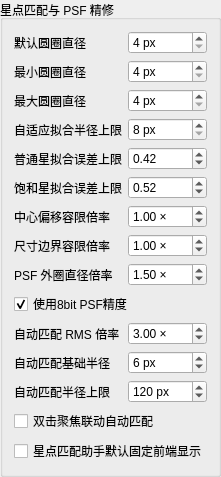
        <widget class="QGroupBox" name="groupBoxStarPicking">
         <property name="title"><string>星点匹配与 PSF 精修</string></property>
         <layout class="QFormLayout" name="formLayoutStarPicking">
          <property name="fieldGrowthPolicy"><enum>QFormLayout::AllNonFixedFieldsGrow</enum></property>
          <item row="0" column="0"><widget class="QLabel" name="labelStarPickDefaultDiameter"><property name="text"><string>默认圆圈直径</string></property></widget></item>
          <item row="0" column="1"><widget class="QSpinBox" name="spinBoxStarPickDefaultDiameter"><property name="suffix"><string> px</string></property><property name="minimum"><number>4</number></property><property name="maximum"><number>2000</number></property></widget></item>
          <item row="1" column="0"><widget class="QLabel" name="labelStarPickMinDiameter"><property name="text"><string>最小圆圈直径</string></property></widget></item>
          <item row="1" column="1"><widget class="QSpinBox" name="spinBoxStarPickMinDiameter"><property name="suffix"><string> px</string></property><property name="minimum"><number>4</number></property><property name="maximum"><number>1000</number></property></widget></item>
          <item row="2" column="0"><widget class="QLabel" name="labelStarPickMaxDiameter"><property name="text"><string>最大圆圈直径</string></property></widget></item>
          <item row="2" column="1"><widget class="QSpinBox" name="spinBoxStarPickMaxDiameter"><property name="suffix"><string> px</string></property><property name="minimum"><number>4</number></property><property name="maximum"><number>2000</number></property></widget></item>
          <item row="3" column="0"><widget class="QLabel" name="labelStarPickPsfMaxRadius"><property name="text"><string>自适应拟合半径上限</string></property></widget></item>
          <item row="3" column="1"><widget class="QSpinBox" name="spinBoxStarPickPsfMaxRadius"><property name="toolTip"><string>与选星圈大小无关。饱和亮星会屏蔽平顶核心并利用外围星翼拟合；此值应能覆盖最大的亮星外围。</string></property><property name="suffix"><string> px</string></property><property name="minimum"><number>8</number></property><property name="maximum"><number>200</number></property></widget></item>
          <item row="4" column="0"><widget class="QLabel" name="labelStarPickPsfFitErrorLimit"><property name="text"><string>普通星拟合误差上限</string></property></widget></item>
          <item row="4" column="1"><widget class="QDoubleSpinBox" name="doubleSpinBoxStarPickPsfFitErrorLimit"><property name="toolTip"><string>控制手动点选、自动单星匹配和自动扩展匹配。归一化 PSF 拟合残差超过此值时会提示或记为拟合失败；增大可容忍严重像差，但也会提高误选噪声或地景的风险。序列处理使用不受此值限制的快速矩心测量。</string></property><property name="decimals"><number>2</number></property><property name="minimum"><double>0.050000000000000</double></property><property name="maximum"><double>2.000000000000000</double></property><property name="singleStep"><double>0.050000000000000</double></property><property name="value"><double>0.420000000000000</double></property></widget></item>
          <item row="5" column="0"><widget class="QLabel" name="labelStarPickSaturatedPsfFitErrorLimit"><property name="text"><string>饱和星拟合误差上限</string></property></widget></item>
          <item row="5" column="1"><widget class="QDoubleSpinBox" name="doubleSpinBoxStarPickSaturatedPsfFitErrorLimit"><property name="toolTip"><string>控制手动点选、自动单星匹配和自动扩展匹配。饱和星会屏蔽平顶核心，默认门槛比普通星宽松；增大可容忍更严重的像差。序列处理使用不受此值限制的快速矩心测量。</string></property><property name="decimals"><number>2</number></property><property name="minimum"><double>0.050000000000000</double></property><property name="maximum"><double>2.000000000000000</double></property><property name="singleStep"><double>0.050000000000000</double></property><property name="value"><double>0.520000000000000</double></property></widget></item>
          <item row="6" column="0"><widget class="QLabel" name="labelStarPickPsfCenterShiftToleranceMultiplier"><property name="text"><string>中心偏移容限倍率</string></property></widget></item>
          <item row="6" column="1"><widget class="QDoubleSpinBox" name="doubleSpinBoxStarPickPsfCenterShiftToleranceMultiplier"><property name="toolTip"><string>控制 PSF 拟合中心相对检测星源允许偏移多远。近地平线像差或背景渐变造成“PSF 中心偏离”时可逐步提高；过大会增加选中邻星或地景亮点的风险。</string></property><property name="suffix"><string> ×</string></property><property name="decimals"><number>2</number></property><property name="minimum"><double>0.500000000000000</double></property><property name="maximum"><double>3.000000000000000</double></property><property name="singleStep"><double>0.100000000000000</double></property><property name="value"><double>1.000000000000000</double></property></widget></item>
          <item row="7" column="0"><widget class="QLabel" name="labelStarPickPsfSizeBoundaryToleranceMultiplier"><property name="text"><string>尺寸边界容限倍率</string></property></widget></item>
          <item row="7" column="1"><widget class="QDoubleSpinBox" name="doubleSpinBoxStarPickPsfSizeBoundaryToleranceMultiplier"><property name="toolTip"><string>控制 PSF 的 FWHM 接近拟合窗口边界时是否接受结果。出现“PSF 尺寸触及拟合窗口边界”时可先提高拟合半径上限，仍失败再逐步提高此倍率；过大会接受尺寸不可靠的星点。</string></property><property name="suffix"><string> ×</string></property><property name="decimals"><number>2</number></property><property name="minimum"><double>0.500000000000000</double></property><property name="maximum"><double>2.000000000000000</double></property><property name="singleStep"><double>0.100000000000000</double></property><property name="value"><double>1.000000000000000</double></property></widget></item>
          <item row="8" column="0"><widget class="QLabel" name="labelStarPairPsfOuterDiameterMultiplier"><property name="text"><string>PSF 外圈直径倍率</string></property></widget></item>
          <item row="8" column="1"><widget class="QDoubleSpinBox" name="doubleSpinBoxStarPairPsfOuterDiameterMultiplier"><property name="toolTip"><string>真实图像中绿色外圈相对于黄色 FWHM 圈的直径倍率，调整后立即更新现有标注。</string></property><property name="suffix"><string> ×</string></property><property name="decimals"><number>2</number></property><property name="minimum"><double>1.050000000000000</double></property><property name="maximum"><double>10.000000000000000</double></property><property name="singleStep"><double>0.050000000000000</double></property><property name="value"><double>1.500000000000000</double></property></widget></item>
          <item row="9" column="0" colspan="2"><widget class="QCheckBox" name="checkBoxUse8BitPsfPrecision"><property name="toolTip"><string>启用后，PSF 检测与拟合使用 8-bit 显示数据，速度更快；关闭后使用原图位深。不会改变重投影导出的位深。</string></property><property name="text"><string>使用8bit PSF精度</string></property><property name="checked"><bool>true</bool></property></widget></item>
          <item row="10" column="0"><widget class="QLabel" name="labelAutoPairSearchRmsMultiplier"><property name="text"><string>自动匹配 RMS 倍率</string></property></widget></item>
          <item row="10" column="1"><widget class="QDoubleSpinBox" name="doubleSpinBoxAutoPairSearchRmsMultiplier"><property name="toolTip"><string>参考星列表右键“自动匹配”的搜索半径 = 配准 RMS × 此倍率 + 基础半径。</string></property><property name="suffix"><string> ×</string></property><property name="decimals"><number>2</number></property><property name="minimum"><double>0.000000000000000</double></property><property name="maximum"><double>20.000000000000000</double></property><property name="singleStep"><double>0.250000000000000</double></property><property name="value"><double>3.000000000000000</double></property></widget></item>
          <item row="11" column="0"><widget class="QLabel" name="labelAutoPairSearchBaseRadius"><property name="text"><string>自动匹配基础半径</string></property></widget></item>
          <item row="11" column="1"><widget class="QSpinBox" name="spinBoxAutoPairSearchBaseRadius"><property name="toolTip"><string>加入配准 RMS 自适应结果的基础搜索半径。</string></property><property name="suffix"><string> px</string></property><property name="minimum"><number>0</number></property><property name="maximum"><number>500</number></property><property name="value"><number>6</number></property></widget></item>
          <item row="12" column="0"><widget class="QLabel" name="labelAutoPairSearchMaxRadius"><property name="text"><string>自动匹配半径上限</string></property></widget></item>
          <item row="12" column="1"><widget class="QSpinBox" name="spinBoxAutoPairSearchMaxRadius"><property name="toolTip"><string>参考星列表右键“自动匹配”允许使用的最大搜索半径。</string></property><property name="suffix"><string> px</string></property><property name="minimum"><number>4</number></property><property name="maximum"><number>2000</number></property><property name="value"><number>120</number></property></widget></item>
          <item row="13" column="0" colspan="2"><widget class="QCheckBox" name="checkBoxDoubleClickFocusAutoPairEnabled"><property name="toolTip"><string>启用后，双击尚未匹配的参考星行会先显示自动匹配搜索蓝圈，再静默执行自动匹配；失败原因只显示在状态栏。</string></property><property name="text"><string>双击聚焦联动自动匹配</string></property></widget></item>
          <item row="14" column="0" colspan="2"><widget class="QCheckBox" name="checkBoxStarPairAssistantAlwaysOnTopDefault"><property name="toolTip"><string>保存后决定下次启动时“星点匹配助手”的固定前端显示状态，不改变当前助手窗口的手动选择。</string></property><property name="text"><string>星点匹配助手默认固定前端显示</string></property></widget></item>
         </layout>
        </widget>
